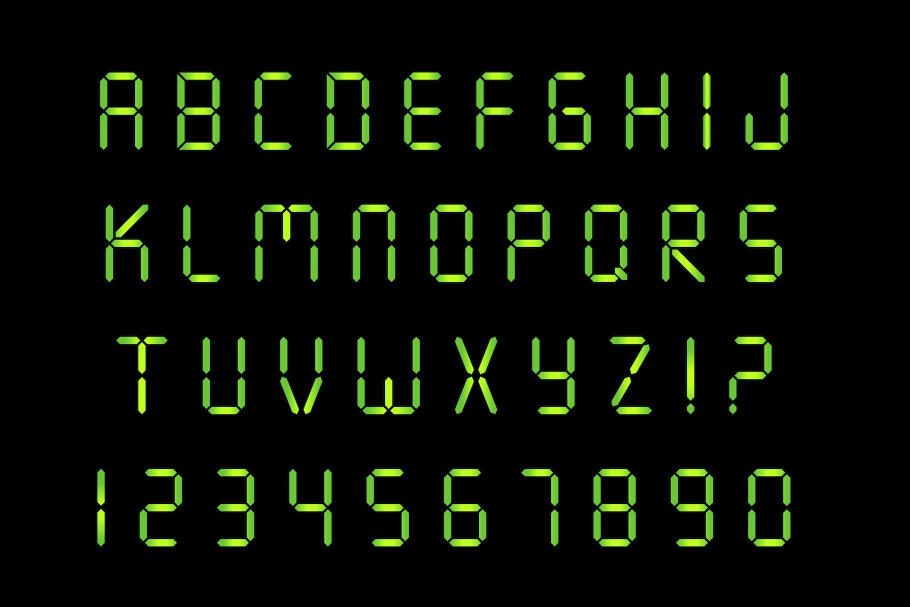
#> input picture images/text.jpg, 1820 x 1214 px (shown at 1/2 size)
$ python classical.py
#> lines starting #> are read from the running program, lines starting #| are printed output that depends on the picture; after the words box and inside, x2 and y2 are one past the last pixel; in counts of white or black regions, pixels touching at a corner belong together
import cv2
import numpy as np
import matplotlib.pyplot as plt

"""
--0--
|   |
3   4
|   |
--1--
|   |
5   6
|   |
--2--
"""

decipher = {}
decipher[125] = '0' # 023456
decipher[80] = '1' # 46
decipher[55] = '2' # 01245
decipher[87] = '3' # 01246
decipher[90] = '4' # 1346
decipher[79] = '5' # 01236
decipher[111] = '6' # 012356
decipher[81] = '7' # 046
decipher[127] = '8' # 0123456
decipher[95] = '9' # 012346

e = 0.3
segments = [
	[(0 + e,  0), (1 - e, 0.2)],
	[(0 + e,0.4), (1 - e, 0.6)],
	[(0 + e,0.8), (1 - e, 1.0)],
	[(0,0), (0.3, 0.5)],
	[(0.7,0), (1.0, 0.5)],
	[(0,0.5), (0.3, 1.0)],
	[(0.7,0.5), (1.0, 1.0)]
]
threshold = 500
color = (255)

def get_points(idx, shape):
	(h,w) = shape
	pt1 = (int(segments[idx][0][0] * w), int(segments[idx][0][1] * h))
	pt2 = (int(segments[idx][1][0] * w), int(segments[idx][1][1] * h))
	return pt1, pt2

def get_key(arr):
	key = 0
	# print(arr)
	for i in range(len(arr)):
		# print("K", 2**(i) * (arr[i] > threshold))
		# print(arr[i] > threshold),
		key += 2**(i) * (arr[i] > threshold)

	# print("KEY", key)
	return key

def decode_segments(image):
	_ ,bin = cv2.threshold(image,127,255,cv2.THRESH_BINARY)
	(h,w) = bin.shape

	hits = []
	for i in range(len(segments)):
		pt1, pt2 = get_points(i, bin.shape)
		cv2.rectangle(image, pt1, pt2, color, 5)
		roi = bin[pt1[1]: pt2[1],pt1[0]: pt2[0]]

		n_white_pix = np.sum(roi == 255)
		# print(n_white_pix)
		hits.append(n_white_pix)

	key = get_key(hits)
	# print(key)
	plt.imshow(image)
	plt.title(decipher[key])
	plt.show()


image = cv2.imread('images/text.jpg', 0)
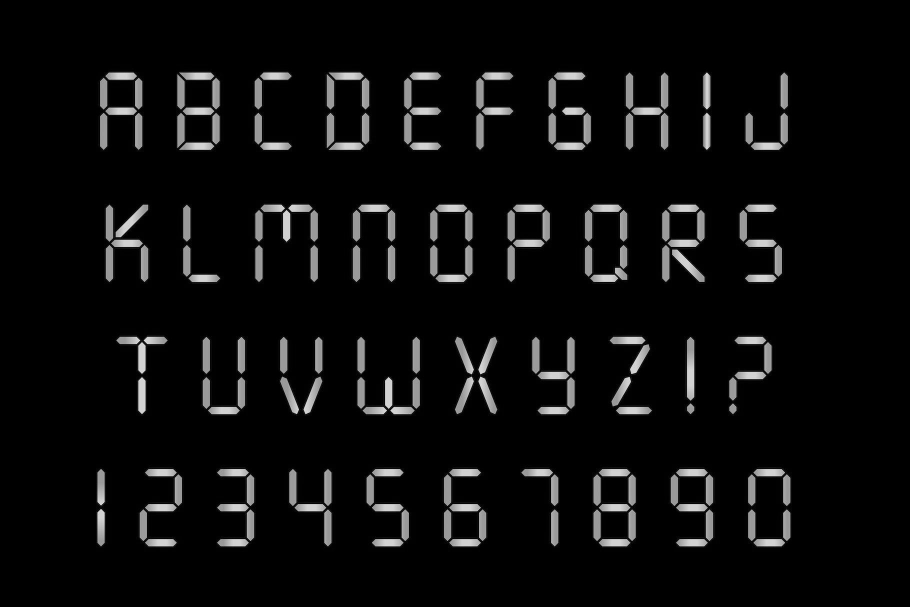
#> image: shape (1214, 1820) (shown at 1/2 size); min 0, max 236, mean 13
y_t = 930
y_b = 1100
kernel = np.ones((3,3),np.uint8)
digit = 1
for x in range(100, 1420, 153):

	# Crop and resize number
	roi = image[y_t:y_b,x:x+120]
	decode_segments(roi)
#> this loop made 9 passes
#> pass 1, `roi = image[y_t:y_b,x:x+120]`:
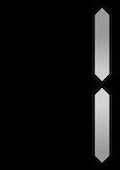
#> roi: shape (170, 120); min 0, max 235, mean 18
#> pass 1, in decode_segments, `_ ,bin = cv2.threshold(image,127,255,cv2.THRESH_BINARY)`:
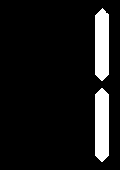
#> bin: shape (170, 120); 9.2% white; 2 white regions, box (x1, y1, x2, y2) and area: (95, 88, 109, 162) 952, (95, 8, 109, 81) 930
#> pass 1, in decode_segments, `plt.show()`:
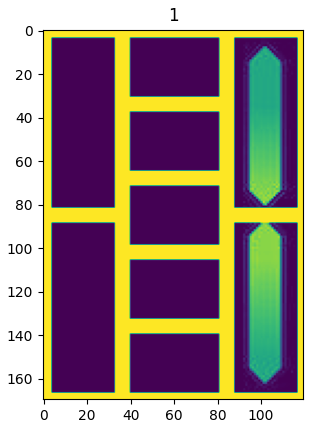
#> figure drawn by matplotlib, 1 panel
#> pass 2, in decode_segments (call 2), `_ ,bin = cv2.threshold(image,127,255,cv2.THRESH_BINARY)`:
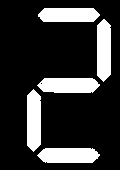
#> bin: shape (170, 120); 19.7% white; 5 white regions, box (x1, y1, x2, y2) and area: (37, 148, 100, 163) 834, (37, 78, 100, 93) 826, (97, 19, 111, 82) 790, (38, 8, 100, 22) 789, (27, 89, 41, 152) 783
#> pass 2, in decode_segments (call 2), `plt.show()`:
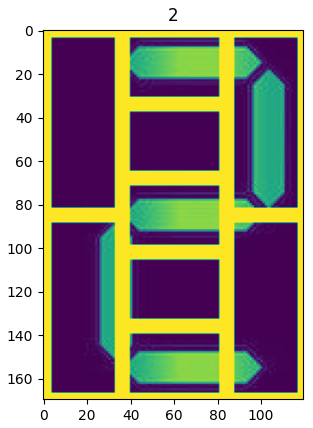
#> figure drawn by matplotlib, 1 panel
#> after the loop:
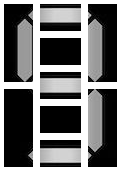
#> roi: shape (170, 120); min 0, max 255, mean 111.1
